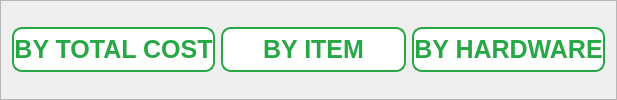
        <widget class="QFrame" name="frame_19">
         <property name="minimumSize">
          <size>
           <width>0</width>
           <height>65</height>
          </size>
         </property>
         <property name="frameShape">
          <enum>QFrame::StyledPanel</enum>
         </property>
         <property name="frameShadow">
          <enum>QFrame::Raised</enum>
         </property>
         <layout class="QHBoxLayout" name="horizontalLayout_17">
          <item>
           <widget class="QPushButton" name="average_data_list_btn">
            <property name="minimumSize">
             <size>
              <width>185</width>
              <height>45</height>
             </size>
            </property>
            <property name="cursor">
             <cursorShape>PointingHandCursor</cursorShape>
            </property>
            <property name="styleSheet">
             <string notr="true">QPushButton{
background-color: white;
color: #28a745;
font-family: Segoe UI;
font-weight: bold;
font-size: 25px;
border-radius: 10px;
border-width: 2px;
border-style: solid;
}

QPushButton::hover{
color: white;
background-color: #28a745;
}

QPushButton::checked{
color: white;
background-color: #28a745;
}</string>
            </property>
            <property name="text">
             <string>BY TOTAL COST</string>
            </property>
            <property name="checkable">
             <bool>true</bool>
            </property>
            <property name="autoExclusive">
             <bool>true</bool>
            </property>
           </widget>
          </item>
          <item>
           <widget class="QPushButton" name="item_data_list_btn">
            <property name="minimumSize">
             <size>
              <width>185</width>
              <height>45</height>
             </size>
            </property>
            <property name="cursor">
             <cursorShape>PointingHandCursor</cursorShape>
            </property>
            <property name="styleSheet">
             <string notr="true">QPushButton{
background-color: white;
color: #28a745;
font-family: Segoe UI;
font-weight: bold;
font-size: 25px;
border-radius: 10px;
border-width: 2px;
border-style: solid;
}

QPushButton::hover{
color: white;
background-color: #28a745;
}

QPushButton::checked{
color: white;
background-color: #28a745;
}</string>
            </property>
            <property name="text">
             <string>BY ITEM</string>
            </property>
            <property name="checkable">
             <bool>true</bool>
            </property>
            <property name="autoExclusive">
             <bool>true</bool>
            </property>
           </widget>
          </item>
          <item>
           <widget class="QPushButton" name="hardware_data_list_btn">
            <property name="minimumSize">
             <size>
              <width>185</width>
              <height>45</height>
             </size>
            </property>
            <property name="cursor">
             <cursorShape>PointingHandCursor</cursorShape>
            </property>
            <property name="styleSheet">
             <string notr="true">QPushButton{
background-color: white;
color: #28a745;
font-family: Segoe UI;
font-weight: bold;
font-size: 25px;
border-radius: 10px;
border-width: 2px;
border-style: solid;
}

QPushButton::hover{
color: white;
background-color: #28a745;
}

QPushButton::checked{
color: white;
background-color: #28a745;
}</string>
            </property>
            <property name="text">
             <string>BY HARDWARE</string>
            </property>
            <property name="checkable">
             <bool>true</bool>
            </property>
            <property name="autoExclusive">
             <bool>true</bool>
            </property>
           </widget>
          </item>
         </layout>
        </widget>
